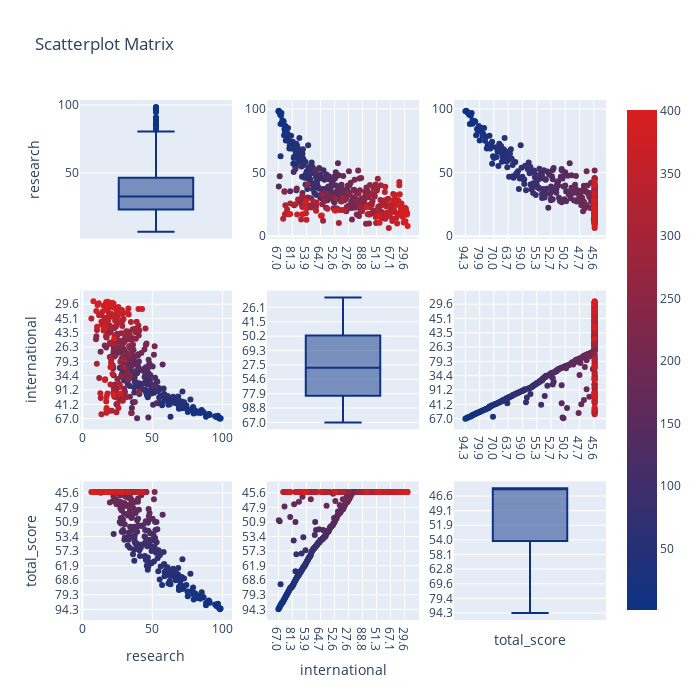

The cell this chart's notebook holds for it:
### Code cell
df2015['index'] = np.arange(1, len(df2015)+1)

import plotly.figure_factory as ff
fig = ff.create_scatterplotmatrix(
    df2015, diag='box', index='index',
    colormap='Portland', colormap_type='cat',
    height=700, width=700
)
py.offline.iplot(fig)

### Figure 1 — Plotly figure (JSON) as saved in the notebook; plotly's stock layout.template omitted (floating-point values rounded to 4 significant figures; data arrays with more than 128 entries replaced by an {"elided": "..."} marker saying what was removed)
{"data": [{"marker": {"color": "rgb(12, 51, 131)"}, "showlegend": false, "type": "box", "xaxis": "x", "y": {"elided": "401 float values"}, "yaxis": "y"}, {"marker": {"color": {"elided": "401 int values"}, "colorscale": [[0, "rgb(12, 51, 131)"], [1, "rgb(217, 30, 30)"]], "showscale": true, "size": 6}, "mode": "markers", "showlegend": false, "type": "scatter", "x": {"elided": "401 str values"}, "xaxis": "x2", "y": {"elided": "401 float values"}, "yaxis": "y2"}, {"marker": {"color": {"elided": "401 int values"}, "colorscale": [[0, "rgb(12, 51, 131)"], [1, "rgb(217, 30, 30)"]], "showscale": false, "size": 6}, "mode": "markers", "showlegend": false, "type": "scatter", "x": {"elided": "401 str values"}, "xaxis": "x3", "y": {"elided": "401 float values"}, "yaxis": "y3"}, {"marker": {"color": {"elided": "401 int values"}, "colorscale": [[0, "rgb(12, 51, 131)"], [1, "rgb(217, 30, 30)"]], "showscale": false, "size": 6}, "mode": "markers", "showlegend": false, "type": "scatter", "x": {"elided": "401 float values"}, "xaxis": "x4", "y": {"elided": "401 str values"}, "yaxis": "y4"}, {"marker": {"color": "rgb(12, 51, 131)"}, "showlegend": false, "type": "box", "xaxis": "x5", "y": {"elided": "401 str values"}, "yaxis": "y5"}, {"marker": {"color": {"elided": "401 int values"}, "colorscale": [[0, "rgb(12, 51, 131)"], [1, "rgb(217, 30, 30)"]], "showscale": false, "size": 6}, "mode": "markers", "showlegend": false, "type": "scatter", "x": {"elided": "401 str values"}, "xaxis": "x6", "y": {"elided": "401 str values"}, "yaxis": "y6"}, {"marker": {"color": {"elided": "401 int values"}, "colorscale": [[0, "rgb(12, 51, 131)"], [1, "rgb(217, 30, 30)"]], "showscale": false, "size": 6}, "mode": "markers", "showlegend": false, "type": "scatter", "x": {"elided": "401 float values"}, "xaxis": "x7", "y": {"elided": "401 str values"}, "yaxis": "y7"}, {"marker": {"color": {"elided": "401 int values"}, "colorscale": [[0, "rgb(12, 51, 131)"], [1, "rgb(217, 30, 30)"]], "showscale": false, "size": 6}, "mode": "markers", "showlegend": false, "type": "scatter", "x": {"elided": "401 str values"}, "xaxis": "x8", "y": {"elided": "401 str values"}, "yaxis": "y8"}, {"marker": {"color": "rgb(12, 51, 131)"}, "showlegend": false, "type": "box", "xaxis": "x9", "y": {"elided": "401 str values"}, "yaxis": "y9"}], "layout": {"height": 700, "showlegend": true, "title": {"text": "Scatterplot Matrix"}, "width": 700, "xaxis": {"anchor": "y", "domain": [0, 0.2889], "showticklabels": false}, "xaxis2": {"anchor": "y2", "domain": [0.3556, 0.6444]}, "xaxis3": {"anchor": "y3", "domain": [0.7111, 1]}, "xaxis4": {"anchor": "y4", "domain": [0, 0.2889]}, "xaxis5": {"anchor": "y5", "domain": [0.3556, 0.6444], "showticklabels": false}, "xaxis6": {"anchor": "y6", "domain": [0.7111, 1]}, "xaxis7": {"anchor": "y7", "domain": [0, 0.2889], "title": {"text": "research"}}, "xaxis8": {"anchor": "y8", "domain": [0.3556, 0.6444], "title": {"text": "international"}}, "xaxis9": {"anchor": "y9", "domain": [0.7111, 1], "showticklabels": false, "title": {"text": "total_score"}}, "yaxis": {"anchor": "x", "domain": [0.7333, 1], "title": {"text": "research"}}, "yaxis2": {"anchor": "x2", "domain": [0.7333, 1]}, "yaxis3": {"anchor": "x3", "domain": [0.7333, 1]}, "yaxis4": {"anchor": "x4", "domain": [0.3667, 0.6333], "title": {"text": "international"}}, "yaxis5": {"anchor": "x5", "domain": [0.3667, 0.6333]}, "yaxis6": {"anchor": "x6", "domain": [0.3667, 0.6333]}, "yaxis7": {"anchor": "x7", "domain": [0, 0.2667], "title": {"text": "total_score"}}, "yaxis8": {"anchor": "x8", "domain": [0, 0.2667]}, "yaxis9": {"anchor": "x9", "domain": [0, 0.2667]}}}
